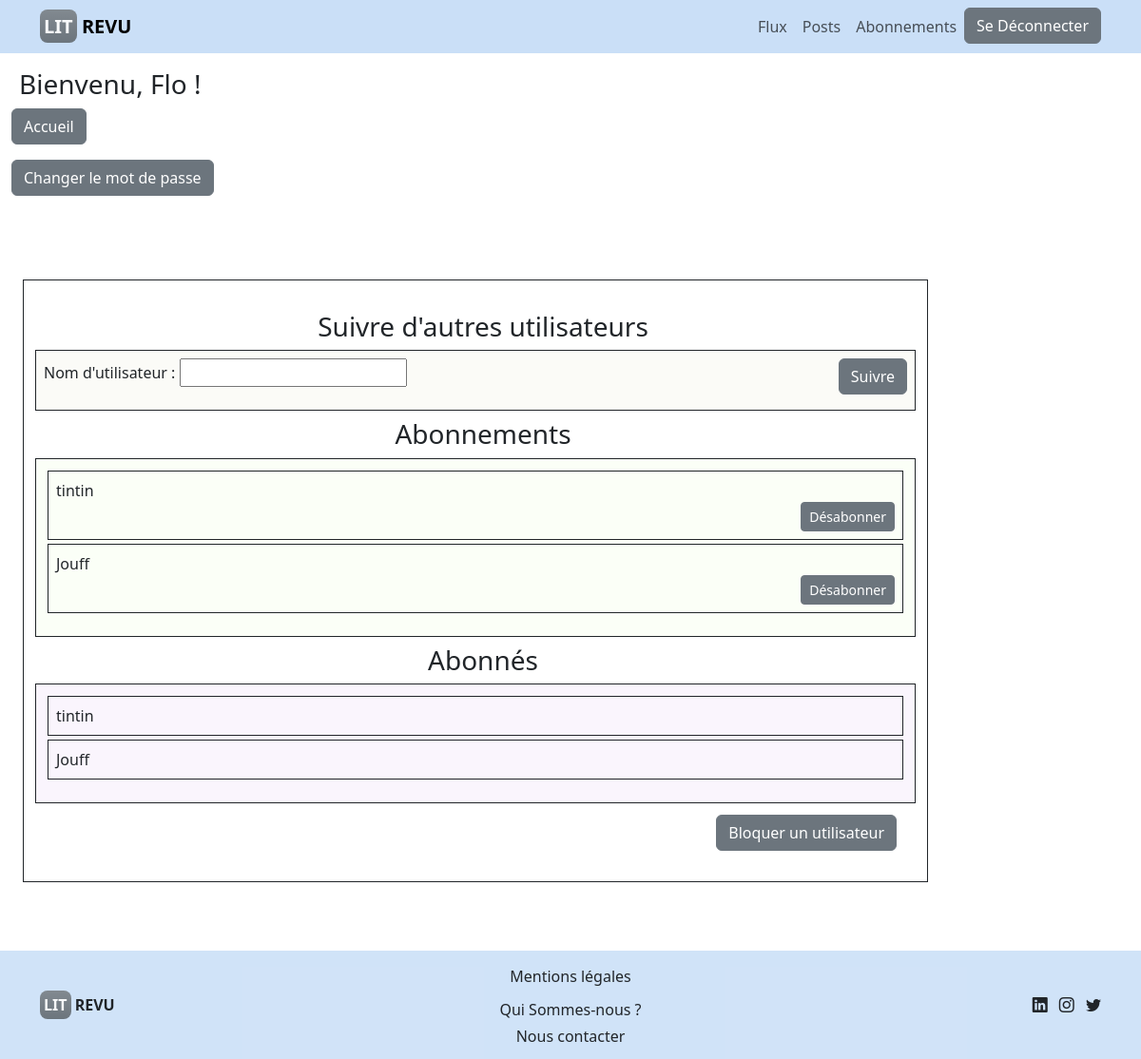
Before: /revu/follow/ (signed in) with the older database file.
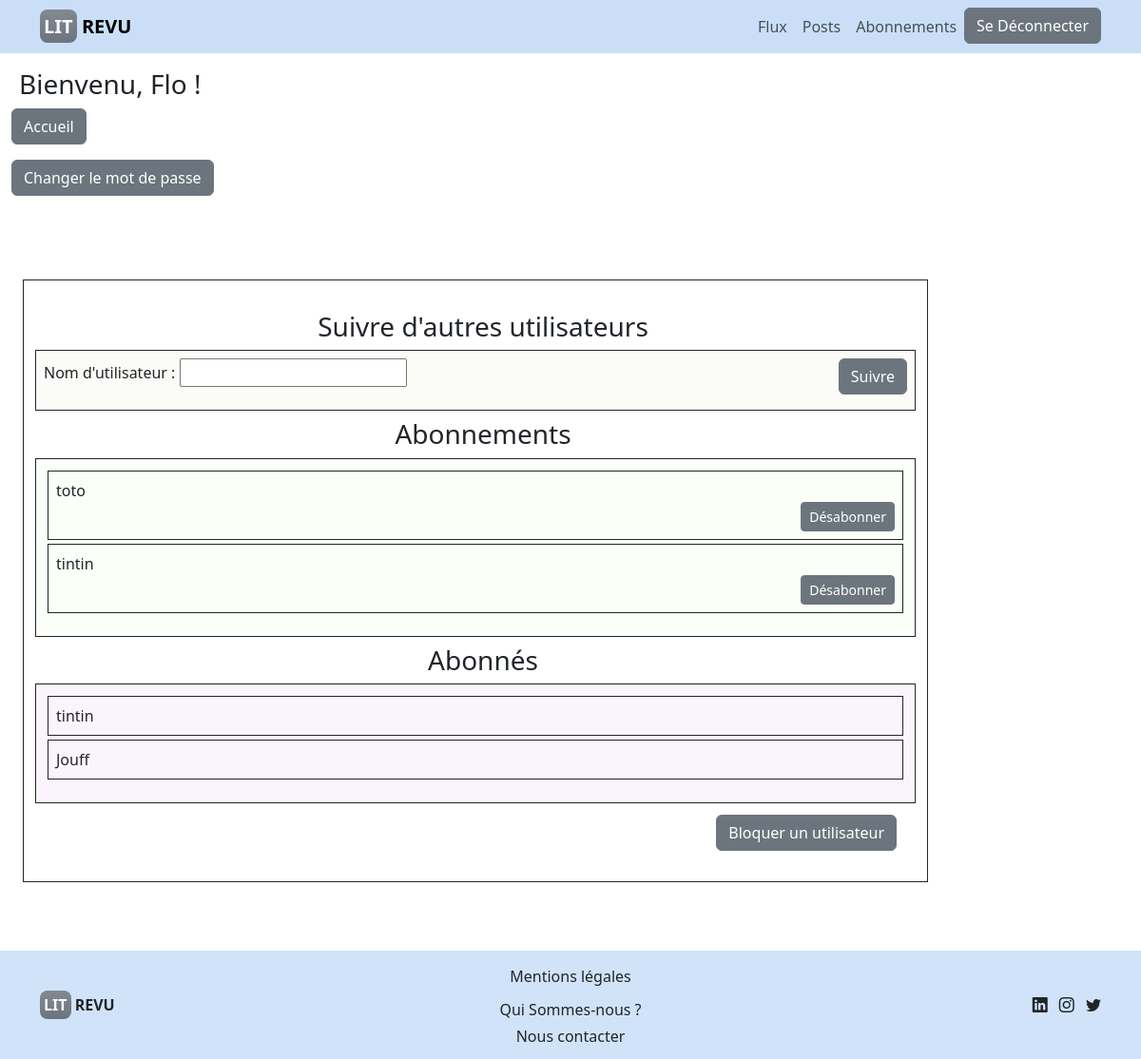
After: the same page with the newer database file.
### revu/models.py (models this page shows)
class UserFollows(models.Model):
    user = models.ForeignKey(to=settings.AUTH_USER_MODEL,
                             on_delete=models.CASCADE,
                             related_name='following')
    followed_user = models.ForeignKey(to=settings.AUTH_USER_MODEL,
                                      on_delete=models.CASCADE,
                                      related_name='followed_by')
    class Meta:
        unique_together = (
            "user",
            "followed_user",
        )

### authentication/models.py (models this page shows)
class User(AbstractUser):
    DEVELOPER = "DEVELOPER"
    SUBSCRIBER = "SUBSCRIBER"
    ROLE_CHOICES = (
        (DEVELOPER, 'Développeur'),
        (SUBSCRIBER, 'Utilisateur'),
    )
    profile_photo = models.ImageField(blank=True)
    role = models.CharField(max_length=30, choices=ROLE_CHOICES)
    follows = models.ManyToManyField(
        'self',
        symmetrical=False,
        verbose_name='suit',
    )
    def __str__(self):
        return f'{self.username}'

### revu/views.py (the view, shortened to what this page needs)
# urls.py: path('revu/follow/', revu.views.follow_users, name='follow'),
@login_required
def follow_users(request):
    form = forms.FollowUsersForm(request.POST or None)
    followings = UserFollows.objects.filter(user=request.user)
    followers = UserFollows.objects.filter(followed_user=request.user)
    context = {
        'form': form,
        'followings': followings,
        'followers': followers,
    }
    return render(request, 'revu/follow_view.html', context=context)

### revu/forms.py (shortened to what this page needs)
class FollowUsersForm(forms.Form):
    username = forms.CharField(max_length=64, label='Nom d\'utilisateur')
    class Meta:
        model = User
        fields = ['follow']

### revu/templates/revu/follow_view.html (shortened to what this page needs)
{% extends 'base.html' %}
{% block content %}
<div class="container my-5" aria-label="Follow Unfollow Form">
    <div class="border border-dark p-4">
    <div class="row align-items-center">
        <h3 class="m-2 text-center">Suivre d'autres utilisateurs</h2>
        <div class="border border-dark p-2"  style="background-color: rgb(251, 251, 247);">
            <div class="row">
                <div class="col-6">
            <form id="follow-users-form" method="post">
                {{form.as_p}}
            </div>
                <div class="text-end col-6">
                <button type="submit" class="btn btn-secondary">Suivre</button>
            </div>
        </div>
        </div>
    </div>
    <div class="row">
        <h3 class="m-2 text-center">Abonnements</h3>
        <div class="border border-dark p-2"  style="background-color: rgb(251, 255, 247);">
        <ul class="list-unstyled">
            {% if followings %}
                {% for following in followings %}
                    <li class="border border-dark m-1 p-2"> {{ following.followed_user.username}}
                        <form action="{% url 'unfollow_user' following.followed_user.id %}" method="post" style="display:inline;" onsubmit="return confirm('Voulez vous vraiment arrêter de suivre cet utilisateur ?')">
                            <div class="text-end">
                            <button type="submit" class="btn btn-secondary btn-sm">Désabonner</button></div>
                            </form>
                    </li>
                {% endfor %}
            {% else %}
                <p>Vous ne suivez aucun autre utilisateur</p>
            {% endif %}
        </ul>
    </div>
    </div>
    <div class="row">
        <h3 class="m-2 text-center">Abonnés</h3>
        <div class="border border-dark p-2 "  style="background-color: rgb(250, 245, 253);">
        <ul class="list-unstyled">
            {% if followers %}
                {% for follower in followers %}
                <li class="border border-dark m-1 p-2"> {{ follower.user.username}} </li>
                {% endfor %}
            {% else %}
                <p>Vous n'avez aucun abonné</p>
            {% endif %}
        </ul>
    </div>
    </div>
    <div class="text-end m-2 pt-1">
        <a href="{% url 'block_view' %}" class="btn btn-secondary">Bloquer un utilisateur</a>
    </div>
</div>
</div>
{% endblock content %}

Changed rows visible on the page:
removed UserFollows: followed_user.username "Jouff", shown under "Abonnements"
added UserFollows: followed_user.username "toto", shown under "Abonnements"
